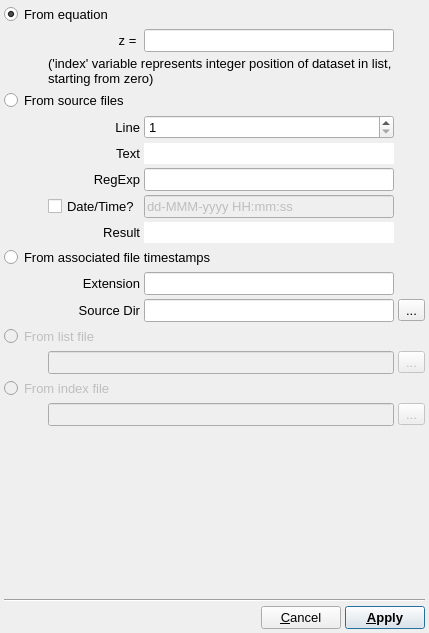
<?xml version="1.0" encoding="UTF-8"?>
<ui version="4.0">
 <class>OperateSetZDialog</class>
 <widget class="QDialog" name="OperateSetZDialog">
  <property name="windowModality">
   <enum>Qt::ApplicationModal</enum>
  </property>
  <property name="geometry">
   <rect>
    <x>0</x>
    <y>0</y>
    <width>429</width>
    <height>633</height>
   </rect>
  </property>
  <property name="sizePolicy">
   <sizepolicy hsizetype="Minimum" vsizetype="Fixed">
    <horstretch>0</horstretch>
    <verstretch>0</verstretch>
   </sizepolicy>
  </property>
  <property name="maximumSize">
   <size>
    <width>500</width>
    <height>16777215</height>
   </size>
  </property>
  <property name="font">
   <font>
    <pointsize>10</pointsize>
   </font>
  </property>
  <property name="windowTitle">
   <string>Set Z Values</string>
  </property>
  <property name="windowIcon">
   <iconset resource="icons.qrc">
    <normaloff>:/uchroma/icons/uchroma.png</normaloff>:/uchroma/icons/uchroma.png</iconset>
  </property>
  <layout class="QVBoxLayout" name="verticalLayout">
   <property name="spacing">
    <number>4</number>
   </property>
   <property name="margin">
    <number>4</number>
   </property>
   <item>
    <layout class="QGridLayout" name="gridLayout">
     <item row="1" column="2" colspan="3">
      <widget class="QLineEdit" name="FromEquationEdit">
       <property name="sizePolicy">
        <sizepolicy hsizetype="Expanding" vsizetype="Fixed">
         <horstretch>0</horstretch>
         <verstretch>0</verstretch>
        </sizepolicy>
       </property>
      </widget>
     </item>
     <item row="2" column="1" colspan="4">
      <widget class="QLabel" name="label_2">
       <property name="sizePolicy">
        <sizepolicy hsizetype="Expanding" vsizetype="Minimum">
         <horstretch>0</horstretch>
         <verstretch>0</verstretch>
        </sizepolicy>
       </property>
       <property name="text">
        <string>('index' variable represents integer position of dataset in list, starting from zero)</string>
       </property>
       <property name="wordWrap">
        <bool>true</bool>
       </property>
      </widget>
     </item>
     <item row="1" column="0">
      <spacer name="horizontalSpacer">
       <property name="orientation">
        <enum>Qt::Horizontal</enum>
       </property>
       <property name="sizeType">
        <enum>QSizePolicy::Fixed</enum>
       </property>
       <property name="sizeHint" stdset="0">
        <size>
         <width>40</width>
         <height>15</height>
        </size>
       </property>
      </spacer>
     </item>
     <item row="12" column="0" colspan="5">
      <widget class="QRadioButton" name="FromTimeStampsRadio">
       <property name="text">
        <string>From associated file timestamps</string>
       </property>
      </widget>
     </item>
     <item row="18" column="0" colspan="4">
      <widget class="QRadioButton" name="FromIndexFileRadio">
       <property name="enabled">
        <bool>false</bool>
       </property>
       <property name="text">
        <string>From index file</string>
       </property>
      </widget>
     </item>
     <item row="0" column="0" colspan="4">
      <widget class="QRadioButton" name="FromEquationRadio">
       <property name="text">
        <string>From equation</string>
       </property>
       <property name="checked">
        <bool>true</bool>
       </property>
      </widget>
     </item>
     <item row="1" column="1">
      <widget class="QLabel" name="label">
       <property name="sizePolicy">
        <sizepolicy hsizetype="Minimum" vsizetype="Preferred">
         <horstretch>0</horstretch>
         <verstretch>0</verstretch>
        </sizepolicy>
       </property>
       <property name="text">
        <string>z = </string>
       </property>
       <property name="alignment">
        <set>Qt::AlignRight|Qt::AlignTrailing|Qt::AlignVCenter</set>
       </property>
      </widget>
     </item>
     <item row="4" column="1">
      <widget class="QLabel" name="label_3">
       <property name="sizePolicy">
        <sizepolicy hsizetype="Minimum" vsizetype="Preferred">
         <horstretch>0</horstretch>
         <verstretch>0</verstretch>
        </sizepolicy>
       </property>
       <property name="text">
        <string>Line</string>
       </property>
       <property name="alignment">
        <set>Qt::AlignRight|Qt::AlignTrailing|Qt::AlignVCenter</set>
       </property>
      </widget>
     </item>
     <item row="13" column="1">
      <widget class="QLabel" name="label_4">
       <property name="sizePolicy">
        <sizepolicy hsizetype="Minimum" vsizetype="Preferred">
         <horstretch>0</horstretch>
         <verstretch>0</verstretch>
        </sizepolicy>
       </property>
       <property name="text">
        <string>Extension</string>
       </property>
       <property name="alignment">
        <set>Qt::AlignRight|Qt::AlignTrailing|Qt::AlignVCenter</set>
       </property>
      </widget>
     </item>
     <item row="15" column="1">
      <widget class="QLabel" name="label_5">
       <property name="sizePolicy">
        <sizepolicy hsizetype="Minimum" vsizetype="Preferred">
         <horstretch>0</horstretch>
         <verstretch>0</verstretch>
        </sizepolicy>
       </property>
       <property name="text">
        <string>Source Dir</string>
       </property>
       <property name="alignment">
        <set>Qt::AlignRight|Qt::AlignTrailing|Qt::AlignVCenter</set>
       </property>
      </widget>
     </item>
     <item row="6" column="1">
      <widget class="QLabel" name="label_6">
       <property name="sizePolicy">
        <sizepolicy hsizetype="Minimum" vsizetype="Preferred">
         <horstretch>0</horstretch>
         <verstretch>0</verstretch>
        </sizepolicy>
       </property>
       <property name="text">
        <string>Text</string>
       </property>
       <property name="alignment">
        <set>Qt::AlignRight|Qt::AlignTrailing|Qt::AlignVCenter</set>
       </property>
      </widget>
     </item>
     <item row="16" column="0" colspan="4">
      <widget class="QRadioButton" name="FromListFileRadio">
       <property name="enabled">
        <bool>false</bool>
       </property>
       <property name="text">
        <string>From list file</string>
       </property>
      </widget>
     </item>
     <item row="7" column="1">
      <widget class="QLabel" name="label_7">
       <property name="text">
        <string>RegExp</string>
       </property>
       <property name="alignment">
        <set>Qt::AlignRight|Qt::AlignTrailing|Qt::AlignVCenter</set>
       </property>
      </widget>
     </item>
     <item row="10" column="1">
      <widget class="QLabel" name="label_8">
       <property name="text">
        <string>Result</string>
       </property>
       <property name="alignment">
        <set>Qt::AlignRight|Qt::AlignTrailing|Qt::AlignVCenter</set>
       </property>
      </widget>
     </item>
     <item row="4" column="2" colspan="3">
      <widget class="QSpinBox" name="FromSourceFilesLineSpin">
       <property name="sizePolicy">
        <sizepolicy hsizetype="Expanding" vsizetype="Fixed">
         <horstretch>0</horstretch>
         <verstretch>0</verstretch>
        </sizepolicy>
       </property>
       <property name="minimum">
        <number>1</number>
       </property>
       <property name="maximum">
        <number>100000</number>
       </property>
      </widget>
     </item>
     <item row="7" column="2" colspan="3">
      <widget class="QLineEdit" name="FromSourceFilesRegExpEdit"/>
     </item>
     <item row="3" column="0" colspan="4">
      <widget class="QRadioButton" name="FromSourceFilesRadio">
       <property name="text">
        <string>From source files</string>
       </property>
      </widget>
     </item>
     <item row="15" column="5">
      <widget class="QToolButton" name="FromTimeStampsChooseButton">
       <property name="text">
        <string>...</string>
       </property>
      </widget>
     </item>
     <item row="17" column="5">
      <widget class="QToolButton" name="FromListFileChooseButton">
       <property name="enabled">
        <bool>false</bool>
       </property>
       <property name="text">
        <string>...</string>
       </property>
      </widget>
     </item>
     <item row="19" column="5">
      <widget class="QToolButton" name="FromIndexFileChooseButton">
       <property name="enabled">
        <bool>false</bool>
       </property>
       <property name="text">
        <string>...</string>
       </property>
      </widget>
     </item>
     <item row="17" column="1" colspan="4">
      <widget class="QLineEdit" name="FromListFileEdit">
       <property name="enabled">
        <bool>false</bool>
       </property>
      </widget>
     </item>
     <item row="19" column="1" colspan="4">
      <widget class="QLineEdit" name="FromIndexFileEdit">
       <property name="enabled">
        <bool>false</bool>
       </property>
      </widget>
     </item>
     <item row="15" column="2" colspan="3">
      <widget class="QLineEdit" name="FromTimeStampsDirEdit"/>
     </item>
     <item row="13" column="2" colspan="3">
      <widget class="QLineEdit" name="FromTimeStampsExtensionEdit"/>
     </item>
     <item row="8" column="1">
      <widget class="QCheckBox" name="FromSourceFilesDateTimeCheck">
       <property name="text">
        <string>Date/Time?</string>
       </property>
      </widget>
     </item>
     <item row="8" column="2" colspan="3">
      <widget class="QLineEdit" name="FromSourceFilesDateTimeEdit">
       <property name="enabled">
        <bool>false</bool>
       </property>
       <property name="text">
        <string>dd-MMM-yyyy HH:mm:ss</string>
       </property>
      </widget>
     </item>
     <item row="6" column="2" colspan="3">
      <widget class="QLineEdit" name="FromSourceFilesTestTextEdit">
       <property name="frame">
        <bool>false</bool>
       </property>
       <property name="readOnly">
        <bool>true</bool>
       </property>
      </widget>
     </item>
     <item row="10" column="2" colspan="3">
      <widget class="QLineEdit" name="FromSourceFilesResultTextEdit">
       <property name="frame">
        <bool>false</bool>
       </property>
       <property name="readOnly">
        <bool>true</bool>
       </property>
      </widget>
     </item>
    </layout>
   </item>
   <item>
    <spacer name="verticalSpacer">
     <property name="orientation">
      <enum>Qt::Vertical</enum>
     </property>
     <property name="sizeHint" stdset="0">
      <size>
       <width>20</width>
       <height>56</height>
      </size>
     </property>
    </spacer>
   </item>
   <item>
    <widget class="Line" name="line">
     <property name="orientation">
      <enum>Qt::Horizontal</enum>
     </property>
    </widget>
   </item>
   <item>
    <layout class="QHBoxLayout" name="horizontalLayout_6">
     <item>
      <spacer name="horizontalSpacer_2">
       <property name="orientation">
        <enum>Qt::Horizontal</enum>
       </property>
       <property name="sizeHint" stdset="0">
        <size>
         <width>40</width>
         <height>20</height>
        </size>
       </property>
      </spacer>
     </item>
     <item>
      <widget class="QPushButton" name="CancelButton">
       <property name="text">
        <string>&amp;Cancel</string>
       </property>
      </widget>
     </item>
     <item>
      <widget class="QPushButton" name="ApplyButton">
       <property name="font">
        <font>
         <weight>75</weight>
         <bold>true</bold>
        </font>
       </property>
       <property name="text">
        <string>&amp;Apply</string>
       </property>
       <property name="default">
        <bool>true</bool>
       </property>
      </widget>
     </item>
    </layout>
   </item>
  </layout>
 </widget>
 <tabstops>
  <tabstop>FromEquationRadio</tabstop>
  <tabstop>FromEquationEdit</tabstop>
  <tabstop>FromSourceFilesRadio</tabstop>
  <tabstop>FromSourceFilesLineSpin</tabstop>
  <tabstop>FromSourceFilesTestTextEdit</tabstop>
  <tabstop>FromSourceFilesRegExpEdit</tabstop>
  <tabstop>FromSourceFilesDateTimeCheck</tabstop>
  <tabstop>FromSourceFilesDateTimeEdit</tabstop>
  <tabstop>FromSourceFilesResultTextEdit</tabstop>
  <tabstop>FromTimeStampsRadio</tabstop>
  <tabstop>FromTimeStampsExtensionEdit</tabstop>
  <tabstop>FromTimeStampsDirEdit</tabstop>
  <tabstop>FromTimeStampsChooseButton</tabstop>
  <tabstop>FromListFileRadio</tabstop>
  <tabstop>FromListFileEdit</tabstop>
  <tabstop>FromListFileChooseButton</tabstop>
  <tabstop>FromIndexFileRadio</tabstop>
  <tabstop>FromIndexFileEdit</tabstop>
  <tabstop>FromIndexFileChooseButton</tabstop>
  <tabstop>CancelButton</tabstop>
  <tabstop>ApplyButton</tabstop>
 </tabstops>
 <resources>
  <include location="icons.qrc"/>
 </resources>
 <connections/>
</ui>
